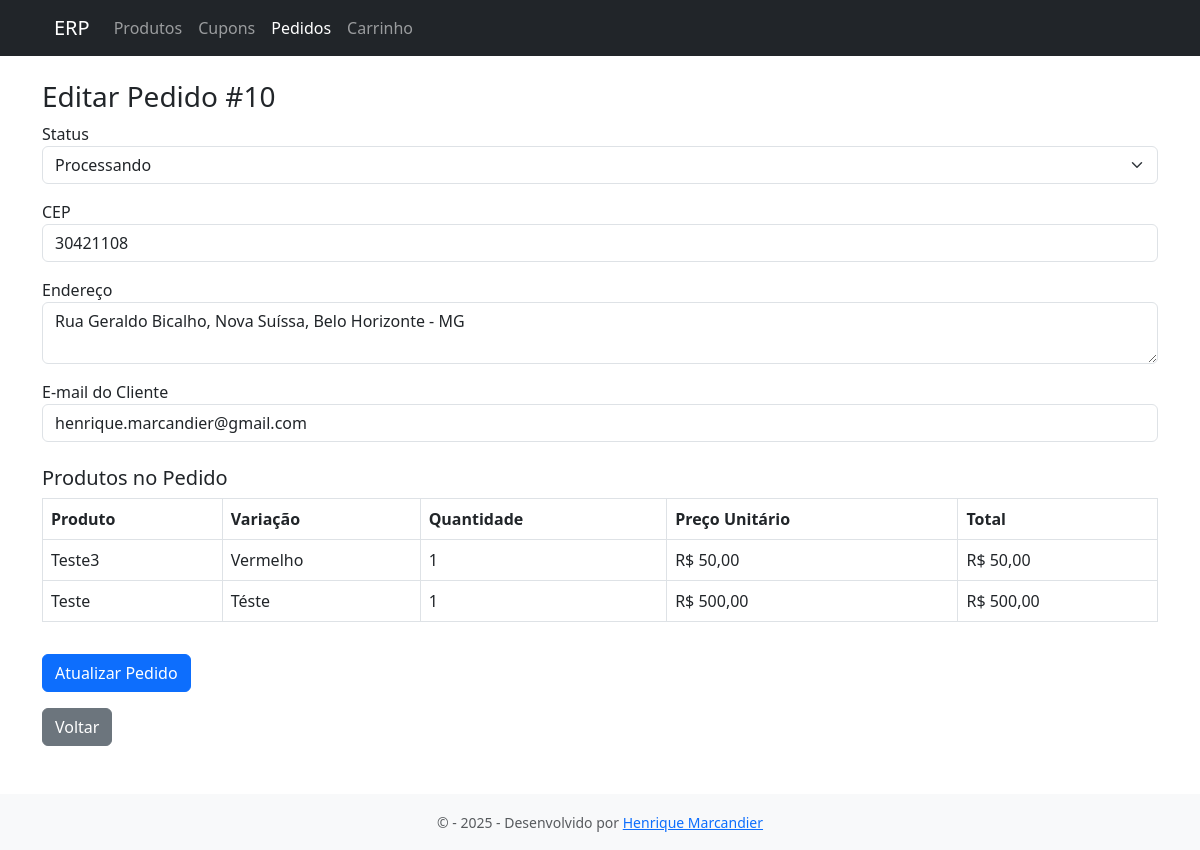
/?url=pedido/editar&id=10, run on the app's committed database.
### tables this page shows
CREATE TABLE `pedidos` (
  `id` int(11) NOT NULL AUTO_INCREMENT,
  `cliente_nome` varchar(100) NOT NULL,
  `email_cliente` varchar(100) DEFAULT NULL,
  `cep` varchar(10) DEFAULT NULL,
  `endereco` varchar(255) DEFAULT NULL,
  `status` enum('Pendente','Processando','Enviado','Cancelado','Concluído') DEFAULT 'Pendente',
  `cupom_aplicado` varchar(255) DEFAULT NULL,
  `subtotal` decimal(10,2) NOT NULL DEFAULT 0.00,
  `frete` decimal(10,2) NOT NULL DEFAULT 0.00,
  `desconto` decimal(10,2) NOT NULL DEFAULT 0.00,
  `total` decimal(10,2) NOT NULL DEFAULT 0.00,
  `criado_em` datetime DEFAULT current_timestamp(),
  PRIMARY KEY (`id`)
);

CREATE TABLE `pedido_itens` (
  `id` int(11) NOT NULL AUTO_INCREMENT,
  `pedido_id` int(11) NOT NULL,
  `variacao_id` int(11) NOT NULL,
  `quantidade` int(11) NOT NULL,
  `preco_unitario` decimal(10,2) NOT NULL,
  PRIMARY KEY (`id`)
);

CREATE TABLE `produtos` (
  `id` int(11) NOT NULL AUTO_INCREMENT,
  `nome` varchar(100) NOT NULL,
  `descricao` text DEFAULT NULL,
  `preco` decimal(10,2) NOT NULL DEFAULT 0.00,
  `ativo` tinyint(1) DEFAULT 1,
  `criado_em` datetime DEFAULT current_timestamp(),
  PRIMARY KEY (`id`)
);

CREATE TABLE `variacoes` (
  `id` int(11) NOT NULL AUTO_INCREMENT,
  `produto_id` int(11) NOT NULL,
  `nome` varchar(100) NOT NULL,
  `preco` decimal(10,2) NOT NULL,
  PRIMARY KEY (`id`)
);

### controllers/PedidoController.php (called while the page is built, shortened)
<?php
require_once __DIR__ . '/../models/Cupom.php';
        ?>
        <?php
function editarPedido() {
    global $conn;
    $id = intval($_GET['id']);
    $resPedido = $conn->query("SELECT * FROM pedidos WHERE id = $id");
    $pedido = $resPedido->fetch_assoc();
    $resItens = $conn->query("SELECT pi.*, v.nome AS variacao_nome, p.nome AS produto_nome
        FROM pedido_itens pi
        JOIN variacoes v ON pi.variacao_id = v.id
        JOIN produtos p ON v.produto_id = p.id
        WHERE pi.pedido_id = $id");
    $itens = $resItens->fetch_all(MYSQLI_ASSOC);
    include __DIR__ . '/../views/pedidos/form_editar.php';
}
    ?>

### views/pedidos/form_editar.php (the view, shortened to what this page needs)
<?php include __DIR__ . '/../layout/header.php'; ?>
<div class="container mt-4">
  <h3>Editar Pedido #<?= $pedido['id'] ?></h3>
  <form method="POST" action="?url=pedidos/atualizar">
    <div class="mb-3">
      <label>Status</label>
      <select name="status" class="form-select" required>
        <?php
          $status_options = ['Pendente', 'Processando', 'Enviado', 'Cancelado', 'Concluído'];
          foreach ($status_options as $opt) {
            $sel = ($pedido['status'] == $opt) ? 'selected' : '';
            echo "<option value=\"$opt\" $sel>$opt</option>";
          }
        ?>
      </select>
    </div>
    <div class="mb-3">
  <label>CEP</label>
  <input type="text" name="cep" id="cep" class="form-control" value="<?= htmlspecialchars($pedido['cep']) ?>" required>
</div>
<div class="mb-3">
  <label>Endereço</label>
  <textarea name="endereco" id="endereco" class="form-control" required><?= htmlspecialchars($pedido['endereco']) ?></textarea>
</div>
    <div class="mb-3">
      <label>E-mail do Cliente</label>
      <input type="email" name="email" class="form-control" value="<?= htmlspecialchars($pedido['email_cliente']) ?>" required>
    </div>
    <h5 class="mt-4">Produtos no Pedido</h5>
    <table class="table table-bordered">
      <thead>
        <tr>
          <th>Produto</th>
          <th>Variação</th>
          <th>Quantidade</th>
          <th>Preço Unitário</th>
          <th>Total</th>
        </tr>
      </thead>
      <tbody>
        <?php foreach ($itens as $item): ?>
        <tr>
          <td><?= htmlspecialchars($item['produto_nome']) ?></td>
          <td><?= htmlspecialchars($item['variacao_nome']) ?></td>
          <td><?= $item['quantidade'] ?></td>
          <td>R$ <?= number_format($item['preco_unitario'], 2, ',', '.') ?></td>
          <td>R$ <?= number_format($item['quantidade'] * $item['preco_unitario'], 2, ',', '.') ?></td>
        </tr>
        <?php endforeach; ?>
      </tbody>
    </table>
    <button type="submit" class="btn btn-primary mt-3">Atualizar Pedido</button>
  </form>
  <a href="?url=pedidos" class="btn btn-secondary mt-3">Voltar</a>
</div>
<?php include __DIR__ . '/../layout/footer.php'; ?>

### data on the page
pedidos: id "10", cep "30421108", endereco "Rua Geraldo Bicalho, Nova Suíssa, Belo Horizonte - MG", email "henrique.marcandier@gmail.com"
pedido_itens: produtos.nome "Teste3", variacoes.nome "Vermelho", quantidade "1", preco_unitario "50,00", $item['quantidade'] * $item['preco_unitario'] "50,00"
pedido_itens: produtos.nome "Teste", variacoes.nome "Téste", quantidade "1", preco_unitario "500,00", $item['quantidade'] * $item['preco_unitario'] "500,00"

### other printed values
form field status "Processando"
